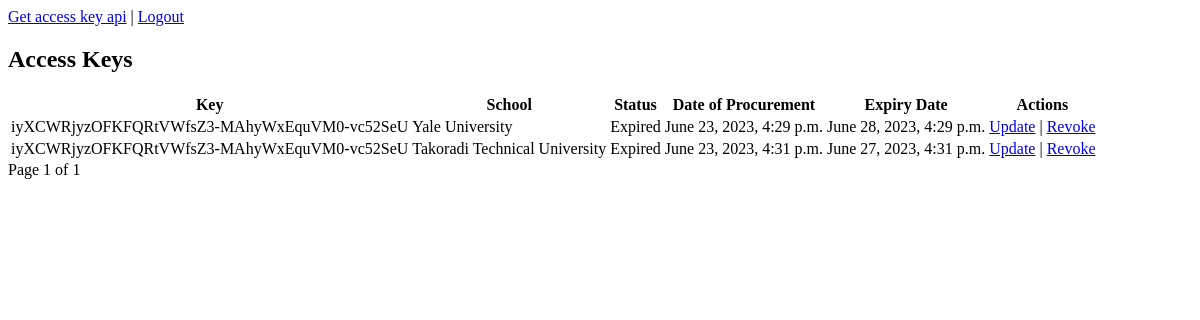
/key/feedback/ (signed in), run on an earlier commit of the app's database.
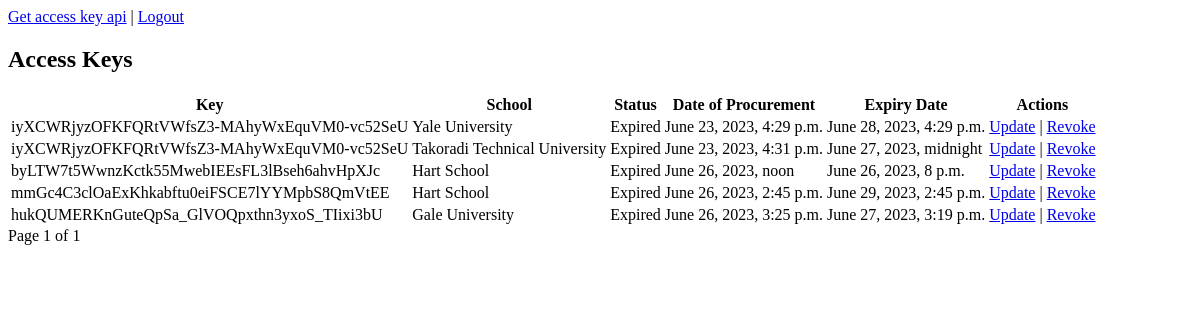
And on a later commit of the database.
### management/models.py (models this page shows, shortened)
class Key(models.Model):
    user = models.ForeignKey(CustomUser, on_delete=models.CASCADE)
    ACTIVE = 'active'
    EXPIRED = 'expired'
    REVOKED = 'revoked'
    status = models.CharField(max_length=10, choices=(
        (ACTIVE, 'Active'),
        (EXPIRED, 'Expired'),
        (REVOKED, 'Revoked'),
    ), default= ACTIVE)
    key = models.CharField(max_length=32)
    date_of_procurement = models.DateTimeField(auto_now_add=True)
    expiry_date = models.DateTimeField()
    school = models.ForeignKey('School', on_delete=models.CASCADE,null=True,blank=True)

class School(models.Model):
    name= models.CharField(max_length= 255)
    user = models.ForeignKey(CustomUser, on_delete=models.CASCADE)
    def __str__(self):
        return f'{self.name}'

### management/views.py (the view)
# urls.py: path('feedback/', ListView.as_view(extra_context={'time': timezone.now()}), name='key_list'),
@method_decorator(login_required, name='dispatch')
class ListView(ListView):
    model = Key
    template_name = 'management/key_detail.html'
    ordering = ['date_of_procurement']
    context_object_name = 'list'
    paginate_by = 5

### management/templates/management/key_detail.html (shortened to what this page needs)
{% extends 'base.html' %}
{% block content %}
      <span><a href="{% url 'management:access_key_view_api' %}">Get access key api</a></span>
      | <span><a href="{% url 'account:logout' %}">Logout</a></span>
  <h2>Access Keys</h2>
  <table>
        <tr>
            <th>Key</th>
            <th>School</th>
            <th>Status</th>
            <th>Date of Procurement</th>
            <th>Expiry Date</th>
            {% if user.is_superuser %}
              <th>Actions</th>
            {% endif %}
        </tr>
    {% for access_key in list %}
        <tr>
            <td>{{ access_key.key }}</td>
            <td>{{ access_key.school }}</td>
            <td>
                {% if access_key.expiry_date < time %}
                    Expired
                {% else %}
                    {{ access_key.status }}
                {% endif %}
            </td>
            <td>{{ access_key.date_of_procurement }}</td>
            <td>{{ access_key.expiry_date }}</td>
            {% if user.is_superuser %}
                <td>
                    <a href="{% url 'management:update_key' access_key.pk %}">Update</a> |
                    <a href="{% url 'management:revoke_key' access_key.pk %}">Revoke</a>
              </td>
            {% endif %}
        </tr>
    {% endfor %}
</table>
<div class="pagination">
    <span class="step-links">
        <span class="current">
            Page {{ page_obj.number }} of {{ page_obj.paginator.num_pages }}
        </span>
    </span>
</div>
{% endblock %}

### management/templates/base.html (shortened to what this page needs)
<!DOCTYPE html>
<html lang="en">
<head>
</head>
<body>
    {% block content %}
    {% endblock %}
</body>
</html>

What changed in the data, as far as the page shows it:
changed Key "Takoradi Technical University": expiry_date "June 27, 2023, 4:31 p.m." → "June 27, 2023, midnight"
added Key: key "byLTW7t5WwnzKctk55MwebIEEsFL3lBseh6ahvHpXJc", school "Hart School", shows "Expired", date_of_procurement "June 26, 2023, noon", expiry_date "June 26, 2023, 8 p.m."
added Key: key "mmGc4C3clOaExKhkabftu0eiFSCE7lYYMpbS8QmVtEE", school "Hart School", shows "Expired", date_of_procurement "June 26, 2023, 2:45 p.m.", expiry_date "June 29, 2023, 2:45 p.m."
added Key: key "hukQUMERKnGuteQpSa_GlVOQpxthn3yxoS_TIixi3bU", school "Gale University", shows "Expired", date_of_procurement "June 26, 2023, 3:25 p.m.", expiry_date "June 27, 2023, 3:19 p.m."
